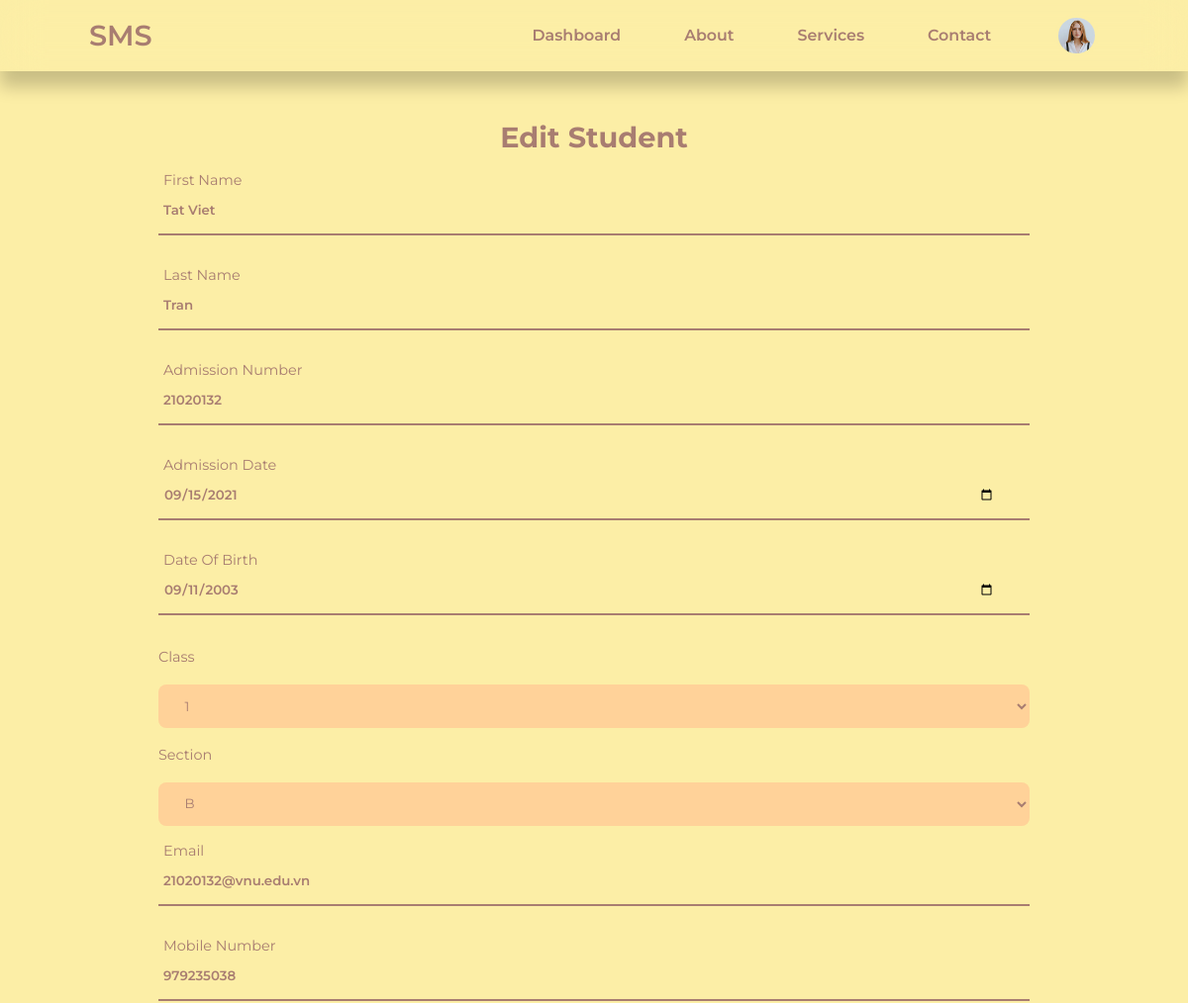
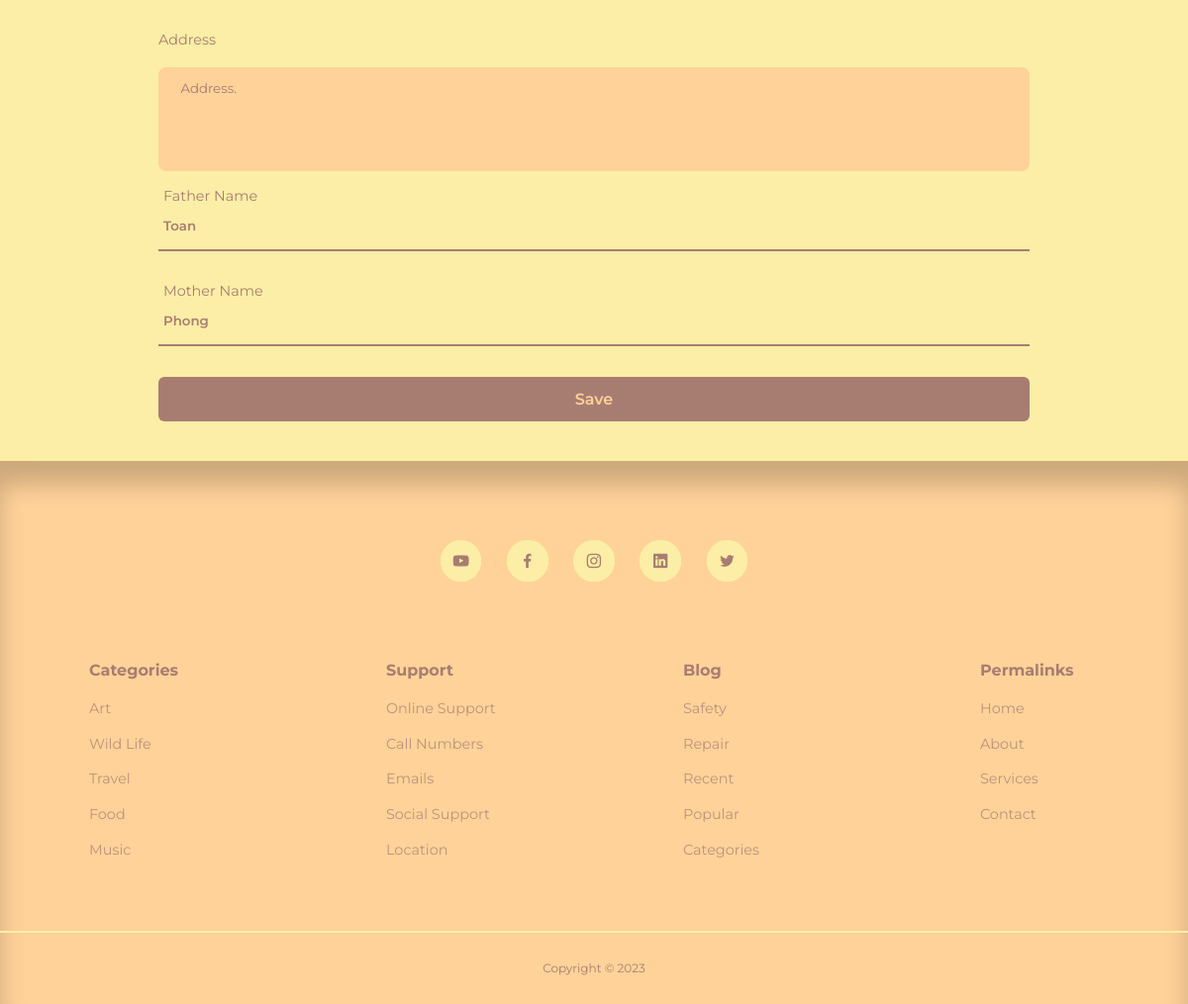
/admin/edit-student.php?email=21020132@vnu.edu.vn (signed in), run on the app's committed database (2 pictures, top to bottom).
### tables this page shows
CREATE TABLE `sms_user` (
  `id` int(11) UNSIGNED NOT NULL,
  `firstname` varchar(50) NOT NULL,
  `lastname` varchar(50) NOT NULL,
  `username` varchar(50) NOT NULL,
  `email` varchar(100) NOT NULL,
  `password` varchar(255) NOT NULL,
  `avatar` varchar(255) NOT NULL,
  `is_admin` tinyint(1) NOT NULL
);

CREATE TABLE `sms_students` (
  `id` int(11) UNSIGNED NOT NULL,
  `name` varchar(50) NOT NULL,
  `gender` varchar(50) NOT NULL,
  `dob` date NOT NULL,
  `photo` varchar(255) NOT NULL,
  `mobile` int(11) UNSIGNED NOT NULL,
  `email` varchar(100) NOT NULL,
  `current_address` text NOT NULL,
  `father_name` varchar(50) NOT NULL,
  `father_mobile` int(11) UNSIGNED NOT NULL,
  `father_occupation` varchar(255) NOT NULL,
  `mother_name` varchar(50) NOT NULL,
  `mother_mobile` int(11) UNSIGNED NOT NULL,
  `mother_occupation` varchar(255) NOT NULL,
  `admission_no` int(11) UNSIGNED NOT NULL,
  `class` varchar(50) DEFAULT NULL,
  `section` varchar(50) DEFAULT NULL,
  `admission_date` date NOT NULL
);

### admin/partials/header.php (called while the page is built, shortened)
<?php
require '../partials/header.php';

### admin/edit-student.php (the view, shortened to what this page needs)
<?php
include 'partials/header.php';
if(isset($_GET['email'])) {
    $email = filter_var($_GET['email'], FILTER_SANITIZE_EMAIL);
    $query = "SELECT * FROM sms_students WHERE `email` = '$email'";
    $sms_user_query = "SELECT * FROM sms_user WHERE `email` = '$email'";
    $result = mysqli_query($connection, $query);
    $sms_user_result = mysqli_query($connection, $sms_user_query);
    $student = mysqli_fetch_assoc($result);
    $user = mysqli_fetch_assoc($sms_user_result);
} else {
    header('location: '. ROOT_URL . 'admin/students.php');
    die();
}
?>
        <div class="form-box edit">
            <h2>Edit Student</h2>
            <form action="<?= ROOT_URL ?>admin/edit-student-logic.php" enctype="multipart/form-data" autocomplete="off" method="POST">
                <div class="input-box">
                    <input type="text" name="firstname" required autocomplete="new-firstname"
                    value='<?= $user['firstname'] ?>' placeholder=" ">
                    <label>First Name</label>
                </div>
                <div class="input-box">
                    <input type="text" name="lastname" required autocomplete="new-lastname"
                    value='<?= $user['lastname'] ?>' placeholder=" ">
                    <label>Last Name</label>
                </div>
                <div class="input-box">
                    <input type="text" name="admission_no" required autocomplete="new-admission_no"
                    value=<?= $student['admission_no'] ?> placeholder=" ">
                    <label>Admission Number</label>
                </div>
                <div class="input-box">
                    <input type="date" name="admission_date" required autocomplete="new-admission_date"
                    value=<?= $student['admission_date'] ?> placeholder=" ">
                    <label>Admission Date</label>
                </div>
                <div class="input-box">
                    <input type="date" name="dob" required autocomplete="new-dob"
                    value=<?= $student['dob'] ?> placeholder=" ">
                    <label>Date Of Birth</label>
                </div>
                <label>Class</label>
                <select name="class">
                    <?php
                        $all_classes_query = "SELECT * FROM sms_classes";
                        $all_classes = mysqli_query($connection, $all_classes_query);
                    ?>
                    <?php while($class = mysqli_fetch_assoc($all_classes)) : ?>
                        <option value="<?= $class['class'] ?>"><?= $class['class'] ?></option>
                    <?php endwhile ?>
                </select>
                <label>Section</label>
                <select name="section">
                    <?php
                        $all_sections_query = "SELECT * FROM sms_section";
                        $all_sections = mysqli_query($connection, $all_sections_query);
                    ?>
                    <?php while($section = mysqli_fetch_assoc($all_sections)) : ?>
                        <option value="<?= $section['section'] ?>"><?= $section['section'] ?></option>
                    <?php endwhile ?>
                </select>
                <div class="input-box">
                    <input type="text" name="email" required autocomplete="new-email"
                    value=<?= $student['email'] ?> placeholder=" ">
                    <label>Email</label>
                </div>
                <div class="input-box">
                    <input type="text" name="mobile" required autocomplete="new-mobile"
                    value=<?= $student['mobile'] ?> placeholder=" ">
                    <label>Mobile Number</label>
                </div>
                <label>Address</label>
                <textarea rows="5" name="address" required autocomplete="new-current_address"
                placeholder=" "><?= $student['current_address'] ?></textarea>
                <div class="input-box">
                    <input type="text" name="father_name" required autocomplete="new-father_name"
                    value=<?= $student['father_name'] ?> placeholder=" ">
                    <label>Father Name</label>
                </div>
                <div class="input-box">
                    <input type="text" name="mother_name" required autocomplete="new-mother_name"
                    value=<?= $student['mother_name'] ?> placeholder=" ">
                    <label>Mother Name</label>
                </div>
                <button type="submit" name="submit" class="btnSubmit">Save</button>
            </form>
        </div>
<?php
include '../partials/footer.php';
?>

### partials/header.php (shortened to what this page needs)
<?php
require 'config/database.php';
if(isset($_SESSION['user-id'])) {
    $id = filter_var($_SESSION['user-id'], FILTER_SANITIZE_NUMBER_INT);
    $query = "SELECT avatar FROM sms_user WHERE id = $id";
    $result = mysqli_query($connection, $query);
    $avatar = mysqli_fetch_assoc($result);
}
?>
<!DOCTYPE html>
<html lang=""en>
    <head>
        <link rel="stylesheet" href="<?= ROOT_URL ?>/css/style.css?v=<?php echo time(); ?>">
        <link rel="stylesheet" href="https://unicons.iconscout.com/release/v4.0.0/css/line.css">
    </head>
    <body>
        <nav>
            <div class="container nav__container">
                <a href="<?= ROOT_URL ?>" class="nav__logo">SMS</a>
                <ul class="nav__items">
                    <li><a href="<?= ROOT_URL ?>admin/students.php">Dashboard</a></li>
                    <li><a href="<?= ROOT_URL ?>about.php">About</a></li>
                    <li><a href="<?= ROOT_URL ?>services.php">Services</a></li>
                    <li><a href="<?= ROOT_URL ?>contact.php">Contact</a></li>
                    <?php if(isset($_SESSION['user-id'])): ?>
                    <li class="nav__profile">
                        <div class="avatar">
                           <img src="<?= ROOT_URL . 'images/' . $avatar['avatar'] ?>">
                        </div>
                    </li>
                    <?php else : ?>
                    <li><a href="<?= ROOT_URL ?>signin.php">Sign In</a></li>
                    <?php endif ?>
                </ul>
            </div>
        </nav>

### css/style.css (style rules this page uses)
:root { --color-primary: #FFCFCF; --color-primary-light: hsl(242, 91%, 69%, 18%); --color-primary-variant: #5854c7; --color-gray-900: #FFD299; --color-gray-800: #FFB5BF; --color-gray-700: #FCEEA6; --color-gray-300: #FFD299; --color-gray: #F7EDD5; --color-gray-200: rgba(242, 242, 254, 0.7); --color-btn: #FFCFCF; --color-white: #A87D71; --color-bg: #FCEEA6; --color-red: #da0f3f; --color-red-light: hsl(346, 87%, 46%, 15%); --color-green: #00c476; --color-green-light: hsl(156, 100%, 38%, 15%); --transition: all 300ms ease; --container-width-lg: 74%; --container-width-md: 88%; --form-width: 40%; --card-border-radius-1: 0.3rem; --card-border-radius-2: 0.5rem; --card-border-radius-3: 0.8rem; --card-border-radius-4: 2rem; --card-border-radius-5: 5rem; }
* { margin: 0; padding: 0; outline: 0; border: 0; appearance: 0; list-style: none; text-decoration: none; box-sizing: border-box; font-family: 'Montserrat', sans-serif; }
body { font-family: 'Montserrat', sans-serif; line-height: 1.6; color: var(--color-gray-200); overflow-x: hidden; background: var(--color-bg); font-size: 0.9rem; }
.container { width: var(--container-width-lg); max-width: 1800px; margin-inline: auto; }
h1, h2, h3, h4, h5 { color: var(--color-white); line-height: 1.3; }
h2 { font-size: 1.7rem; margin: 1rem 0; }
a { color: var(--color-white); transition: var(--transition); }
img { display: block; width: 100%; object-fit: cover; }
nav { background: var(--color-primary); width: 100vw; height: 4.5rem; top: 0; position: fixed; z-index: 10; box-shadow: 0 1rem 1rem rgba(0, 0, 0, 0.2); background: transparent; backdrop-filter: blur(20px); }
.nav__container { width: 85%; height: 100%; display: flex; align-items: center; justify-content: space-between; }
.avatar { width: 2.8rem; height: 2.8rem; border-radius: 50%; overflow: hidden; border: 0.3rem solid var(--color-bg); }
.nav__logo { font-weight: 600; font-size: 2em; }
.nav__items { display: flex; align-items: center; gap: 4rem; font-weight: 600; font-size: 1.1em; }
.nav__items li a { position: relative; font-weight: 600; text-decoration: none; }
.nav__items li a::after { content: ''; position: absolute; left: 0; bottom: -6px; width: 100%; height: 3px; background: var(--color-white); border-radius: 5px; transform: scaleX(0); transition: transform .5s ease; transform-origin: right; }
.nav__profile { position: relative; cursor: pointer; }
form { display: flex; flex-direction: column; gap: 1rem; }
input, textarea, select { padding: 0.8rem 1.4rem; background: var(--color-gray-900); border-radius: var(--card-border-radius-2); resize: none; color: var(--color-white); }
.form-box { width: 80%; padding: 40px; color: var(--color-white); margin: 0 auto; }
.form-box h2 { font-size: 2em; color: var(--color-white); text-align: center; margin-top: 80px; }
.input-box { position: relative; width: 100%; height: 50px; border-bottom: 2px solid var(--color-white); margin: 15px 0; }
.input-box label { position: absolute; top: 50%; left: 5px; transform: translateY(-50%); font-size: 1em; color: var(--color-white); pointer-events: none; transition: .5s ease; }
.input-box input:focus~ label, .input-box input:not(:placeholder-shown)~ label { top: -5px; }
.input-box input { width: 100%; height: 100%; background: transparent; border: none; outline: none; color: var(--color-white); font-weight: 600; padding: 0 35px 0 5px; cursor: pointer; }
.btnSubmit { width: 100%; height: 45px; background: var(--color-white); border: none; outline: none; border-radius: 6px; cursor: pointer; font-size: 1rem; color: var(--color-gray-900); font-weight: 600; font-style: bold; }

### data on the page
sms_user: avatar (picture)
sms_user: firstname "Tat Viet", lastname "Tran"
sms_students: admission_no "21020132", admission_date "09/15/2021", dob "09/11/2003", email "21020132@vnu.edu.vn", mobile "979235038", address "Address.", father_name "Toan", mother_name "Phong"

### other printed values
form field class "1"
form field section "B"
